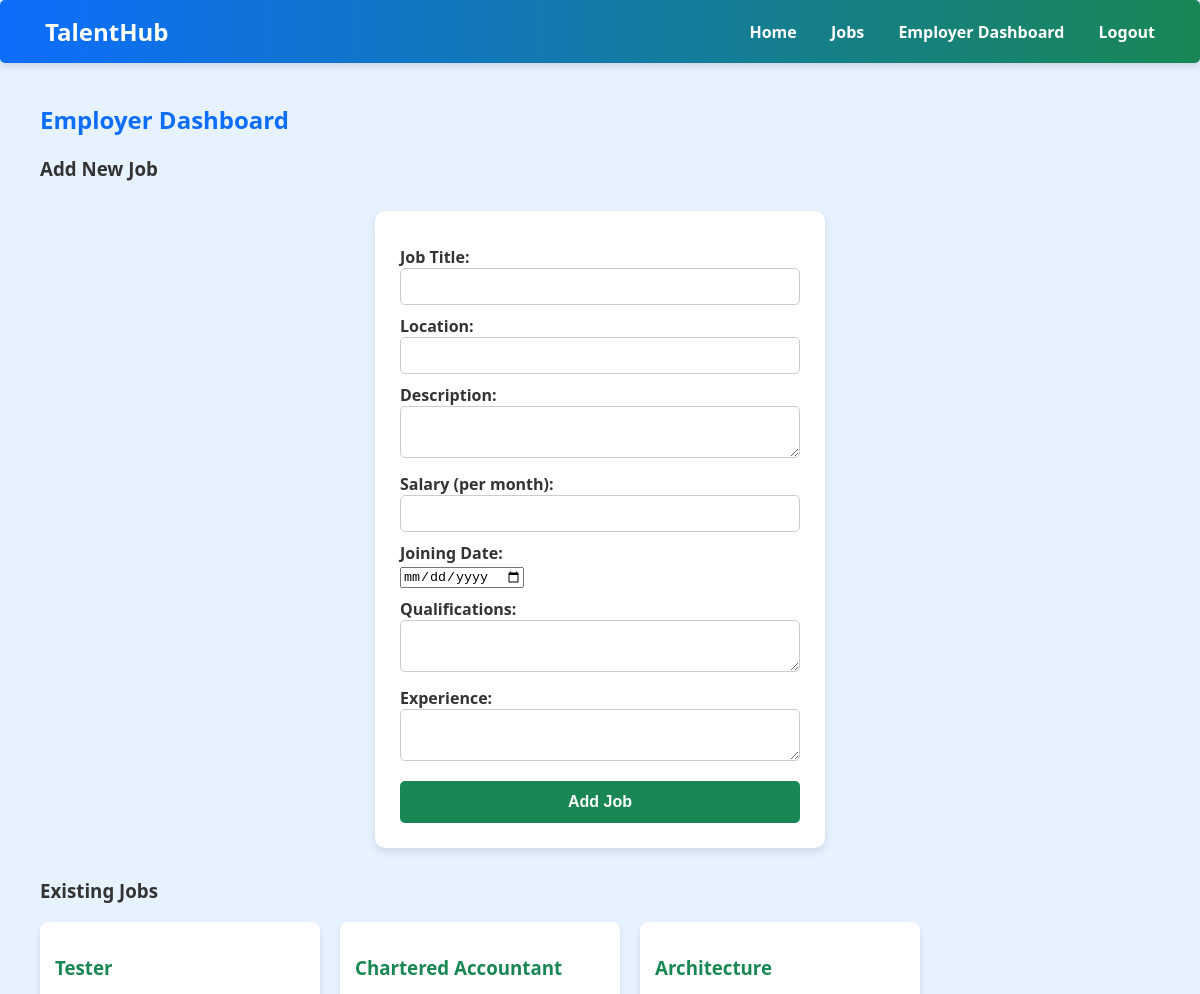
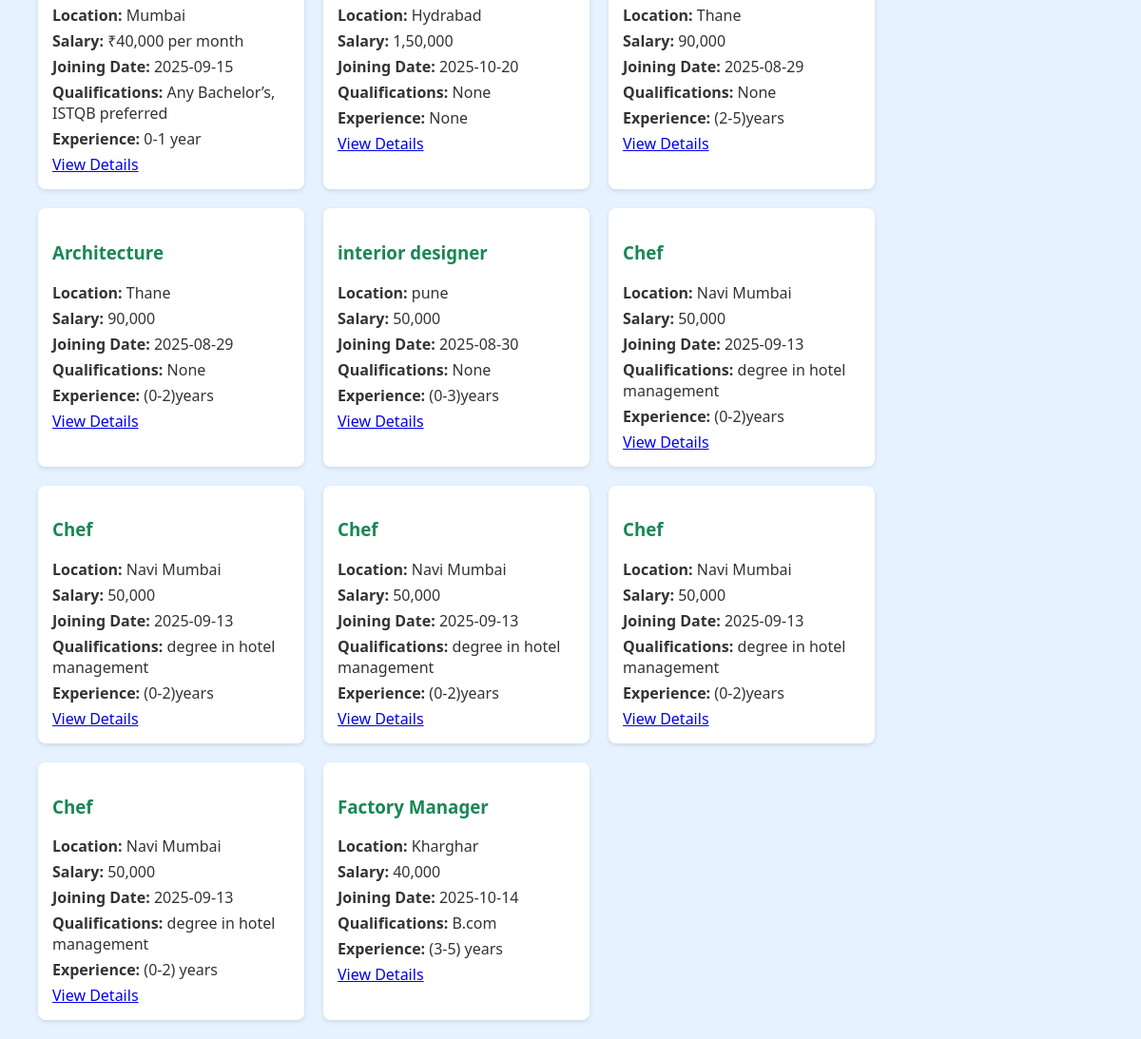
The app's page /employer_dashboard (signed in) with its own data (2 pictures, top to bottom).
### tables this page shows
CREATE TABLE jobs (
                    id INTEGER PRIMARY KEY AUTOINCREMENT,
                    title TEXT,
                    company TEXT,
                    location TEXT,
                    description TEXT, salary TEXT, joining_date TEXT, qualifications TEXT, experience TEXT, qualification TEXT);

### app.py (the view)
@app.route('/employer_dashboard')
def employer_dashboard():
    if 'username' not in session or session.get('role') != 'employer':
        return redirect(url_for('login'))
    conn = sqlite3.connect('database.db')
    c = conn.cursor()
    c.execute("SELECT * FROM jobs WHERE company=?", (session['username'],))
    jobs_list = c.fetchall()
    conn.close()
    return render_template('employer_dashboard.html', jobs=jobs_list)

### templates/employer_dashboard.html
{% extends 'base.html' %}
{% block content %}
<h2>Employer Dashboard</h2>
<h3>Add New Job</h3>
<form action="{{ url_for('add_job') }}" method="POST">
    <label>Job Title:</label>
    <input type="text" name="title" required>
    <label>Location:</label>
    <input type="text" name="location" required>
    <label>Description:</label>
    <textarea name="description" required></textarea>
    <label>Salary (per month):</label>
    <input type="text" name="salary" required>
    <label>Joining Date:</label>
    <input type="date" name="joining_date" required>
    <label>Qualifications:</label>
    <textarea name="qualifications" required></textarea>
    <label>Experience:</label>
    <textarea name="experience" required></textarea>
    <input type="submit" value="Add Job">
</form>
<h3>Existing Jobs</h3>
<div class="jobs-grid">
    {% for job in jobs %}
    <div class="job-card">
        <h3>{{ job[1] }}</h3>
        <p><strong>Location:</strong> {{ job[3] }}</p>
        <p><strong>Salary:</strong> {{ job[5] }}</p>
        <p><strong>Joining Date:</strong> {{ job[6] }}</p>
        <p><strong>Qualifications:</strong> {{ job[7] }}</p>
        <p><strong>Experience:</strong> {{ job[8] }}</p>
        <a href="{{ url_for('job_detail', job_id=job[0]) }}">View Details</a>
    </div>
    {% endfor %}
</div>
{% endblock %}

### static/styles.css (style rules this page uses)
body { font-family: 'Segoe UI', Tahoma, Geneva, Verdana, sans-serif; margin: 0; padding: 0; background-color: #e6f2ff; color: #333; }
h1, h2 { color: #0d6efd; }
.jobs-grid { display: flex; flex-wrap: wrap; gap: 20px; }
.job-card { background-color: #fff; border-radius: 8px; box-shadow: 0 2px 5px rgba(0,0,0,0.1); padding: 15px; width: 250px; transition: transform 0.2s, box-shadow 0.2s; }
.job-card h3 { color: #198754; }
.job-card p { margin: 5px 0; }
form { max-width: 400px; margin: 30px auto; padding: 25px; background-color: #ffffff; border-radius: 10px; box-shadow: 0 4px 8px rgba(0,0,0,0.1); }
form label { font-weight: bold; margin-top: 10px; display: block; }
form input[type="text"], form input[type="password"], form select, form textarea, form input[type="file"] { border: 1px solid #ccc; padding: 10px; border-radius: 5px; width: 100%; box-sizing: border-box; }
form input[type="submit"], button { width: 100%; margin-top: 15px; padding: 12px; font-size: 16px; background-color: #198754; color: white; border: none; border-radius: 5px; cursor: pointer; font-weight: bold; }

### records on screen
jobs: title "Tester", location "Mumbai", salary "₹40,000 per month", joining_date "2025-09-15", qualifications "Any Bachelor’s, ISTQB preferred", experience "0-1 year"
jobs: title "Chartered Accountant", location "Hydrabad", salary "1,50,000", joining_date "2025-10-20", job "None"
jobs: title "Architecture", location "Thane", salary "90,000", joining_date "2025-08-29", job "None", experience "(2-5)years"
jobs: title "Architecture", location "Thane", salary "90,000", joining_date "2025-08-29", job "None", experience "(0-2)years"
jobs: title "interior designer", location "pune", salary "50,000", joining_date "2025-08-30", job "None", experience "(0-3)years"
jobs: title "Chef", location "Navi Mumbai", salary "50,000", joining_date "2025-09-13", qualifications "degree in hotel management", experience "(0-2)years"
jobs: title "Chef", location "Navi Mumbai", salary "50,000", joining_date "2025-09-13", qualifications "degree in hotel management", experience "(0-2)years"
jobs: title "Chef", location "Navi Mumbai", salary "50,000", joining_date "2025-09-13", qualifications "degree in hotel management", experience "(0-2)years"
jobs: title "Chef", location "Navi Mumbai", salary "50,000", joining_date "2025-09-13", qualifications "degree in hotel management", experience "(0-2)years"
jobs: title "Chef", location "Navi Mumbai", salary "50,000", joining_date "2025-09-13", qualifications "degree in hotel management", experience "(0-2) years"
jobs: title "Factory Manager", location "Kharghar", salary "40,000", joining_date "2025-10-14", qualifications "B.com", experience "(3-5) years"
